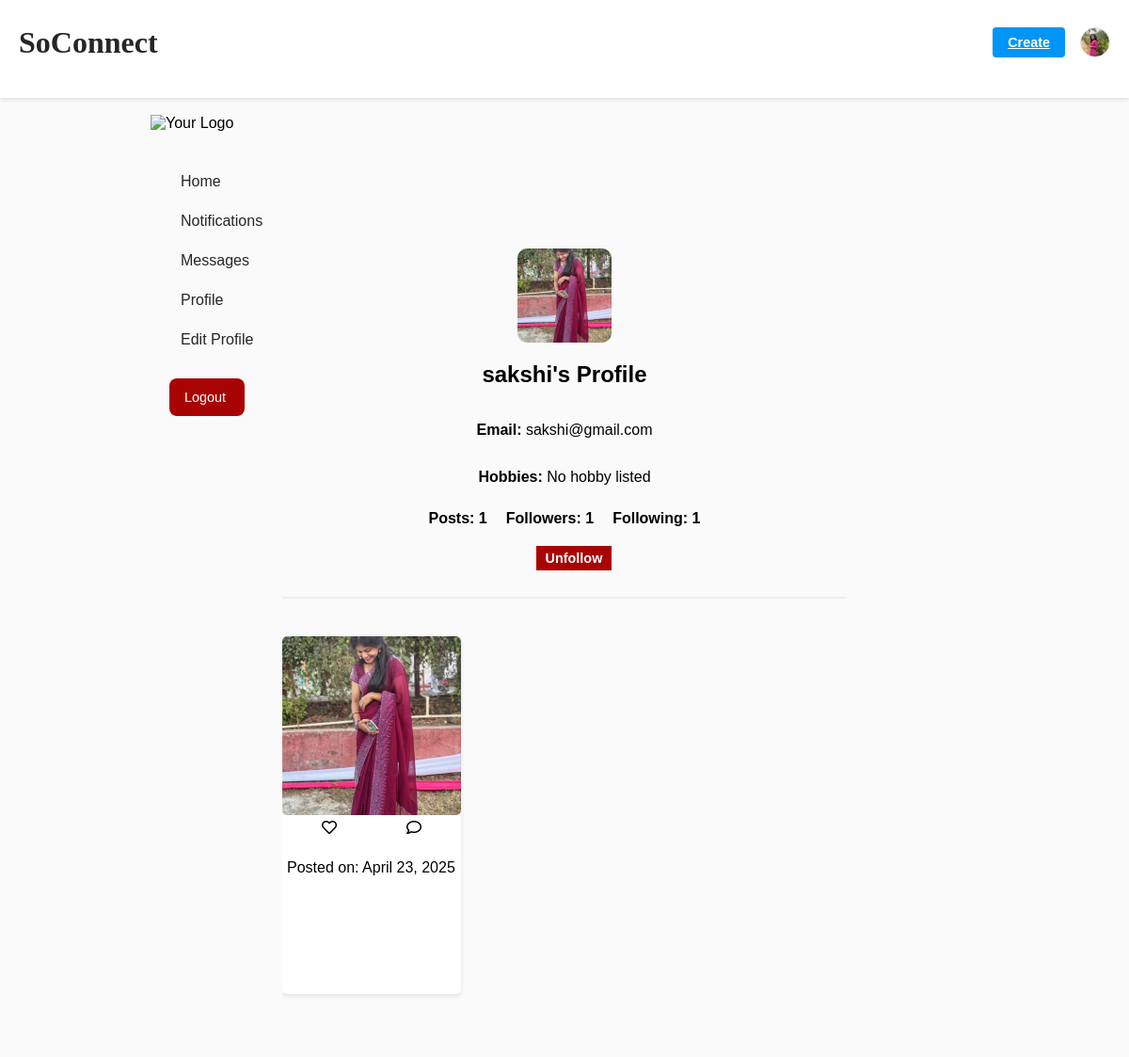
Screenshot of /posts/profile/sakshi (signed in) with the database file from the repository.
### users/models.py (models this page shows, shortened)
class CustomUser(AbstractUser):
    hobbies = models.CharField(max_length=255, blank=True, null=True)

class Profile(models.Model):
    user = models.OneToOneField(settings.AUTH_USER_MODEL, on_delete=models.CASCADE, related_name="profile")
    hobbies = models.ManyToManyField(Hobby, related_name='profiles', blank=True)
    image = models.ImageField(upload_to="profile_pics/", default="default.jpg")

### posts/models.py (models this page shows, shortened)
class Post(models.Model):
    user = models.ForeignKey(settings.AUTH_USER_MODEL, on_delete=models.CASCADE, related_name="posts")
    content = models.TextField()
    image = models.ImageField(upload_to="post_images/", blank=True, null=True)
    created_at = models.DateTimeField(auto_now_add=True)
    likes = models.ManyToManyField(settings.AUTH_USER_MODEL, related_name="liked_posts", blank=True)

### users/views.py (the view)
# urls.py: path('profile/<str:username>', profile_view, name='profile'),
@login_required
def profile_view(request, username):
    user_profile_obj = get_object_or_404(User, username=username)
    profile, _ = Profile.objects.get_or_create(user=user_profile_obj)
    posts = Post.objects.filter(user=user_profile_obj).order_by('-created_at')
    post_count = posts.count()
    follower_count = Follow.objects.filter(following=user_profile_obj).count()
    following_count = Follow.objects.filter(follower=user_profile_obj).count()
    is_following = False
    if request.user.is_authenticated and request.user != user_profile_obj:
        is_following = Follow.objects.filter(follower=request.user, following=user_profile_obj).exists()
    posts_with_counts = []
    for post in posts:
        like_count = post.likes.count()
        comment_count = post.comments.count()
        posts_with_counts.append({'post': post, 'like_count': like_count, 'comment_count': comment_count})
    context = {
        'user_profile': profile,
        'user': user_profile_obj,
        'posts_with_counts': posts_with_counts, # Use this in the template
        'post_count': post_count,
        'follower_count': follower_count,
        'following_count': following_count,
        'is_following': is_following,
    }
    return render(request, 'profile.html', context)

### templates/profile.html (shortened to what this page needs)
{% extends 'base.html' %}
{% load static %}
{% block content %}
<div class="profile-container">
    <main class="profile-content">
        <div class="profile-header">
            <div class="profile-img">
                <a href="{% url 'profile' username=request.user.username %}">
                    {% if request.user.profile.image %}
                        <img src="{{ user.profile.image.url }}" alt="Profile">
                    {% else %}
                        <i class="uil uil-user"></i>
                    {% endif %}
                </a>
            </div>
            <div class="profile-info">
                <h2 class="username">{{ user.username }}'s Profile</h2>
                <p><strong>Email:</strong> {{ user.email }}</p>
                <p><strong>Hobbies:</strong>
                    {% if profile.hobbies.all %}
                        {% for hobby in user.profile.hobbies.all %}
                            {{ hobby.name }}{% if not forloop.last %}, {% endif %}
                        {% endfor %}
                    {% else %}
                        No hobby listed
                    {% endif %}
                </p>
                <div class="profile-stats">
                    <span><strong>Posts:</strong> {{ post_count }}</span>
                    <span><strong>Followers:</strong> {{ follower_count }}</span>
                    <span><strong>Following:</strong> {{ following_count }}</span>
                </div>
                {% if request.user != user_profile %}
                    <form action="{% url 'follow_user' user_profile.id %}" method="POST">
                        {% if is_following %}
                            <button type="submit" class="btn btn-danger" style="padding: 5px; width: 80px;">Unfollow</button>
                        {% else %}
                            <button type="submit" class="btn btn-primary">Follow</button>
                        {% endif %}
                    </form>
                {% endif %}
            </div>
        </div>
        <hr style="width: 100%; border: 1px solid #eee; margin-bottom: 20px;">
        <div class="post-grid">
            {% for item in posts_with_counts %}
                {% with post=item.post like_count=item.like_count comment_count=item.comment_count %}
                    <div class="post">
                        {% if post.image %}
                            <img src="{{ post.image.url }}" alt="{{ post.caption }}">
                        {% endif %}
                        <div class="post-actions">
                            <i class="far fa-heart action-icon"></i>
                            <i class="far fa-comment action-icon"></i>
                        </div>
                        <div class="post-details">
                            <p class="post-date">Posted on: {{ post.created_at|date:"F j, Y" }}</p>
                        </div>
                    </div>
                {% endwith %}
            {% empty %}
                <p class="no-posts">No posts yet.</p>
            {% endfor %}
        </div>
    </main>
</div>
{% endblock content %}

### templates/base.html (shortened to what this page needs)
{% load static %}
<!DOCTYPE html>
<html lang="en">
<head>
    <link rel="stylesheet" href="https://unicons.iconscout.com/release/v2.1.6/css/unicons.css">
    <link rel="stylesheet" href="{% static 'css/base-style.css' %}">
    <link rel="stylesheet" href="https://cdnjs.cloudflare.com/ajax/libs/font-awesome/5.15.4/css/all.min.css">
</head>
<body>
    <nav>
        <div class="container">
            <h2 class="logo">SoConnect</h2>
            <div class="create">
                <a href="{% url 'create_post' %}" class="btn btn-primary">Create</a>
                <div class="profile-photo">
                    {% if request.user.profile.image %}
                        <img src="{{ request.user.profile.image.url }}" alt="Profile">
                    {% else %}
                        <img src="{% static 'images/default-profile.jpg' %}" alt="Profile">
                    {% endif %}
                </div>
            </div>
        </div>
    </nav>
    <main>
        <div class="container">
            <div class="row">
                <div class="col-md-3">
                    <div class="left">
                        <div class="logo-container">
                            <img src="{% static 'assets1/soconnectlogo-2.png' %}" alt="Your Logo" class="logo">
                        </div>
                        <a href="{% url 'dashboard' %}"> Home</a>
                        <a href="{% url 'notifications' %}"> Notifications</a>
                        <a href="#"> Messages</a>
                        <a href="{% url 'profile' username=request.user.username %}">Profile</a>
                        <a href="{% url 'edit_profile' username=request.user.username %}">Edit Profile</a>
                        <a href="{% url 'index' %}" class="btn btn-danger" style="color: white;">Logout</a>
                    </div>
                </div>
                <div class="col-md-9">
                    {% block content %}{% endblock %}
                </div>
            </div>
        </div>
    </main>
</body>
</html>

### static/css/base-style.css (style rules this page uses)
*, *::before, *::after { box-sizing: border-box; }
html, body { margin: 0; padding: 0; height: 100%; overflow-x: hidden; }
nav { position: fixed; top: 0; left: 0; width: 100%; z-index: 10; height: 6.5rem; background-color: #fff; box-shadow: 0 2px 4px rgba(0, 0, 0, 0.1); }
nav .container { display: flex; justify-content: space-between; align-items: center; max-width: 1200px; margin: 0 auto; padding: 0 20px; }
nav .logo { font-family: 'Billabong', cursive; font-size: 2rem; margin-right: 2rem; color: #262626; }
.create { display: flex; align-items: center; gap: 1rem; }
.btn-primary { background-color: #0095f6; color: #fff; padding: 0.5rem 1rem; border-radius: 4px; font-size: 0.9rem; font-weight: 600; }
.profile-photo { width: 2rem; height: 2rem; border-radius: 50%; overflow: hidden; border: 1px solid #dbdbdb; }
.profile-photo img { width: 100%; height: 100%; object-fit: cover; }
main { margin-top: 6.5rem; background-color: #fafafa; padding: 2rem; padding-top: 1rem; min-height: calc(100vh - 6.5rem); box-sizing: border-box; display: flex; flex-direction: row; justify-content: flex-start; overflow-y: hidden; }
main .container { display: flex; flex-direction: row; justify-content: center; max-width: 1200px; margin: 0 auto; padding: 0 20px; }
.row { display: flex; flex-direction: row; justify-content: flex-start; }
.left { width: 250px; position: fixed; top:6.6rem; left: 10rem; margin-right: 2rem; margin-top: 1rem; height: calc(100vh - 5rem); overflow-y: auto; }
.left .logo-container { margin-bottom: 2rem; }
.left .logo { max-width: 150px; }
.left a { display: flex; align-items: center; padding: 0.75rem 1rem; border-radius: 8px; color: #262626; font-weight: 500; text-decoration: none; transition: background-color 0.2s ease; }
.btn-danger { background-color: rgb(169, 4, 4); color: #fff; padding: 0.5rem 1rem; border: 5px; font-size: 0.9rem; font-weight: 600; width: 80px; margin-left: 20px; margin-top: 20px; }

### templates/profile.html (style rules this page uses)
body { font-family: sans-serif; margin: 0; }
.profile-container { display: flex; flex-direction: column; align-items: center; width: 100%; padding: 20px; box-sizing: border-box; overflow-x: hidden; }
.profile-content { flex: 1; padding-top: 0; padding: 20px; display: flex; flex-direction: column; align-items: center; width: 100%; max-width: 1200px; overflow-y: auto; }
.profile-header { display: flex; flex-direction: column; align-items: center; margin-bottom: 20px; width: 100%; max-width: 600px; text-align: center; }
.profile-img { width: 100px; height: 100px; overflow: hidden; border-radius: 10px; display: flex; justify-content: center; align-items: center; background-color: #f0f0f0; }
.profile-img img { width: 100%; height: 100%; object-fit: cover; }
.profile-info { display: flex; flex-direction: column; align-items: center; }
.profile-stats { display: flex; justify-content: center; gap: 20px; margin-top: 10px; font-size: 1rem; }
.profile-stats span { font-weight: bold; }
.profile-stats strong { font-weight: bold; }
button { margin-top: 15px; }
.post-grid { display: grid; grid-template-columns: repeat(3, minmax(150px, 1fr)); gap: 15px; width: 100%; max-width: 600px; margin-top: 20px; min-height: 400px; padding-bottom: 20px; overflow-y: auto; }
.post-grid .post { display: flex; flex-direction: column; border-radius: 5px; box-shadow: 0 2px 5px rgba(0, 0, 0, 0.1); overflow: hidden; background-color: #fff; position: relative; }
.post-grid img { width: 100%; height: auto; aspect-ratio: 1 /1; object-fit: cover; border-radius: 5px; }
.post-actions { display: flex; justify-content: space-around; padding: 5px; }
.post-details { padding: 5px; }
.post-grid .post { position: relative; }

### rows the page displays
CustomUser: user.profile.image (picture)
CustomUser: profile.image (picture), username "sakshi", email "sakshi@gmail.com"
Post: post.image (picture), post.created_at "April 23, 2025"

### other values shown
{{ post_count }} "1"
{{ follower_count }} "1"
{{ following_count }} "1"
